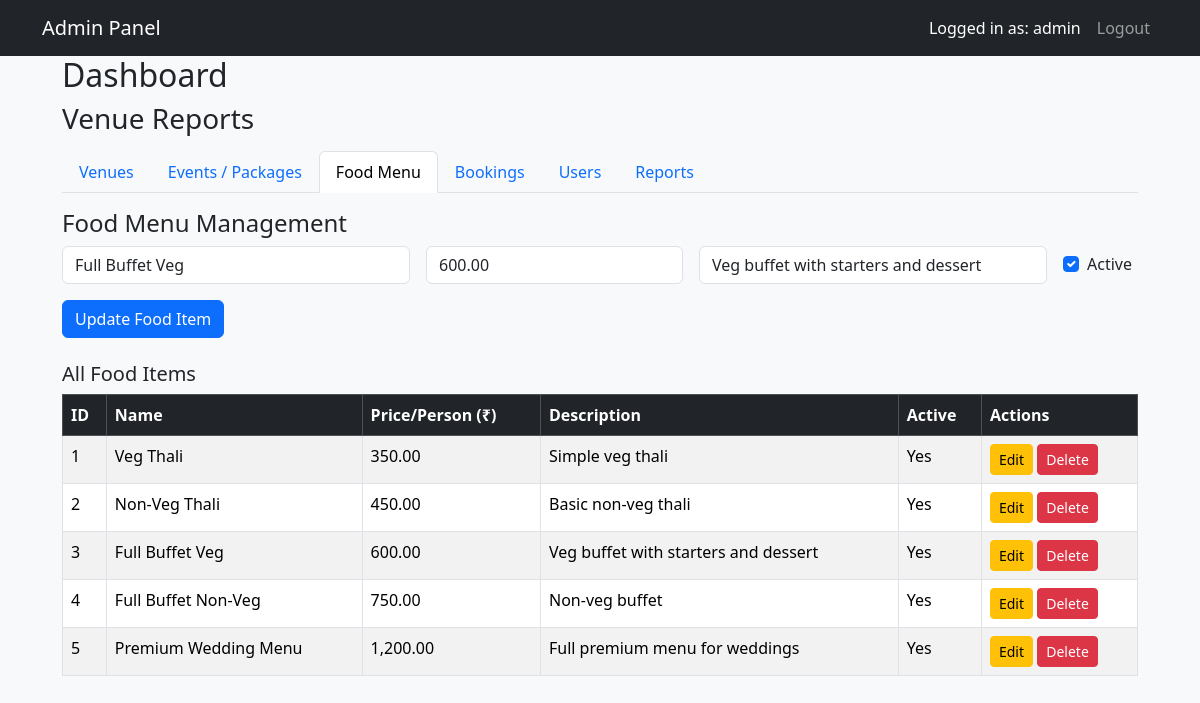
The page /admin_dashboard.php?tab=food&edit_food=3 (signed in) on the database its author committed.
### tables this page shows
CREATE TABLE IF NOT EXISTS food_menu (
    id INT AUTO_INCREMENT PRIMARY KEY,
    name VARCHAR(100) NOT NULL,
    price_per_person DECIMAL(10,2) NOT NULL,
    description TEXT,
    is_active TINYINT(1) DEFAULT 1
);

### admin_dashboard.php (the view, shortened to what this page needs)
<?php
require 'db.php';
$tab = $_GET['tab'] ?? 'venues';
?>
<!DOCTYPE html>
<html lang="en">
<head>
    <link href="https://cdn.jsdelivr.net/npm/bootstrap@5.3.3/dist/css/bootstrap.min.css" rel="stylesheet">
</head>
<body class="bg-light">
<nav class="navbar navbar-expand-lg navbar-dark bg-dark">
  <div class="container">
    <a class="navbar-brand" href="admin_dashboard.php">Admin Panel</a>
    <div class="collapse navbar-collapse">
      <ul class="navbar-nav ms-auto">
        <li class="nav-item text-white nav-link">
            Logged in as: <?php echo htmlspecialchars($_SESSION['admin_username']); ?>
        </li>
        <li class="nav-item">
            <a class="nav-link" href="admin_logout.php">Logout</a>
        </li>
      </ul>
    </div>
  </div>
</nav>
<div class="container" style="max-width:1100px; max-height: 85vh; overflow-y: auto; padding-bottom: 20px">
    <h2>Dashboard</h2>
    <h3>Venue Reports</h3>
    <ul class="nav nav-tabs mb-3">
      <li class="nav-item">
        <a class="nav-link <?php echo $tab === 'venues' ? 'active' : ''; ?>"
           href="admin_dashboard.php?tab=venues">Venues</a>
      </li>
      <li class="nav-item">
        <a class="nav-link <?php echo $tab === 'events' ? 'active' : ''; ?>"
           href="admin_dashboard.php?tab=events">Events / Packages</a>
      </li>
      <li class="nav-item">
        <a class="nav-link <?php echo $tab === 'food' ? 'active' : ''; ?>"
           href="admin_dashboard.php?tab=food">Food Menu</a>
      </li>
      <li class="nav-item">
        <a class="nav-link <?php echo $tab === 'bookings' ? 'active' : ''; ?>"
           href="admin_dashboard.php?tab=bookings">Bookings</a>
      </li>
      <li class="nav-item">
    <a class="nav-link <?php echo $tab === 'users' ? 'active' : ''; ?>"
       href="admin_dashboard.php?tab=users">
        Users
    </a>
</li>
      <li class="nav-item">
        <a class="nav-link <?php echo $tab === 'reports' ? 'active' : ''; ?>"
           href="admin_dashboard.php?tab=reports">Reports</a>
      </li>
    </ul>
    <?php
if ($tab === 'venues'):
    $venue_edit = null;
    if (isset($_GET['delete_venue'])) {
        $vid = (int) $_GET['delete_venue'];
        if ($conn->query("DELETE FROM venues WHERE id=$vid")) {
            echo "<div class='alert alert-success'>Venue deleted successfully.</div>";
        } else {
            echo "<div class='alert alert-danger'>Error deleting venue: " . $conn->error . "</div>";
        }
    }
    if (isset($_GET['edit_venue'])) {
        $vid = (int) $_GET['edit_venue'];
        $res_v = $conn->query("SELECT * FROM venues WHERE id=$vid");
        if ($res_v && $res_v->num_rows == 1) {
            $venue_edit = $res_v->fetch_assoc();
        }
    }
    if (isset($_POST['save_venue'])) {
        $id       = !empty($_POST['id']) ? (int) $_POST['id'] : 0;
        $name     = $conn->real_escape_string($_POST['name']);
        $location = $conn->real_escape_string($_POST['location']);
        $capacity = (int) $_POST['capacity'];
        $price    = (int) $_POST['price'];
        $desc     = $conn->real_escape_string($_POST['description']);
        $contact  = $conn->real_escape_string($_POST['contact']);
        if ($id > 0) {
            $sql = "UPDATE venues
                    SET name='$name', location='$location', capacity=$capacity, price=$price, description='$desc', contact='$contact'
                    WHERE id=$id";
            $msg = "Venue updated successfully.";
        } else {
            $sql = "INSERT INTO venues(name, location, capacity, price, description,contact)
                    VALUES('$name', '$location', $capacity, $price, '$desc', '$contact')";
            $msg = "Venue added successfully.";
        }
        if ($conn->query($sql)) {
            echo "<div class='alert alert-success'>$msg</div>";
            $venue_edit = null;
        } else {
            echo "<div class='alert alert-danger'>Error: " . $conn->error . "</div>";
        }
    }
    ?>
    <h4><?php echo $venue_edit ? 'Edit Venue' : 'Add Venue Branch '; ?></h4>
    <p class="text-muted mb-3">
        Owned by <strong>Red Door Venue Group</strong>
</p>
    <form method="post" action="admin_dashboard.php?tab=venues" class="row g-3 mb-4">
        <input type="hidden" name="id" value="<?php echo $venue_edit['id'] ?? ''; ?>">
        <div class="col-md-4">
            <input type="text" name="name" class="form-control"
                   placeholder="Venue Name"
                   value="<?php echo htmlspecialchars($venue_edit['name'] ?? ''); ?>" required>
        </div>
        <div class="col-md-3">
            <input type="text" name="location" class="form-control"
                   placeholder="Location"
                   value="<?php echo htmlspecialchars($venue_edit['location'] ?? ''); ?>" required>
        </div>
        <div class="col-md-3">
            <input type="text" name="contact" class="form-control"
                   placeholder="Contact Info"
                   maxllenght="10" minlenght="10"
                   pattern="[0-9]{10}"
                   value="<?php echo htmlspecialchars($venue_edit['contact'] ?? ''); ?>" required>
        </div>
        <div class="col-md-2">
            <input type="number" name="capacity" class="form-control"
                   placeholder="Capacity"
                   value="<?php echo htmlspecialchars($venue_edit['capacity'] ?? ''); ?>" required>
        </div>
        <div class="col-md-2">
    <input type="number" name="price" class="form-control"
           placeholder="Price-per guest"
           value="<?php echo htmlspecialchars($venue_edit['price'] ?? ''); ?>" required>
</div>
        <div class="col-md-3">
            <textarea name="description" class="form-control"
                   placeholder="Short Description"
                   rows="4"
                   style="resize: horizontal"><?php echo htmlspecialchars($venue_edit['description'] ?? ''); ?>
</textarea>
        </div>
        <div class="col-12">
            <button type="submit" name="save_venue" class="btn btn-primary">
                <?php echo $venue_edit ? 'Update Venue' : 'Add Venue'; ?>
            </button>
            <?php if ($venue_edit): ?>
                <a href="admin_dashboard.php?tab=venues" class="btn btn-secondary ms-2">Cancel</a>
            <?php endif; ?>
        </div>
    </form>
    <h5>All Venues</h5>
    <?php
    $venue_res = $conn->query("SELECT * FROM venues ORDER BY id ASC");
    if ($venue_res->num_rows > 0): ?>
        <table class="table table-bordered table-striped">
            <thead class="table-dark">
            <tr>
                <th>ID</th>
                <th>Name</th>
                <th>Location</th>
                <th>Capacity</th>
                <th>Price per guest</th>
                <th>Contact-Info</th>
                <th>Description</th>
                <th>Actions</th>
            </tr>
            </thead>
            <tbody>
            <?php while ($v = $venue_res->fetch_assoc()): ?>
                <tr>
                    <td><?php echo $v['id']; ?></td>
                    <td><?php echo htmlspecialchars($v['name']); ?></td>
                    <td><?php echo htmlspecialchars($v['location']); ?></td>
                    <td><?php echo htmlspecialchars($v['capacity']); ?></td>
                    <td><?php echo htmlspecialchars($v['price']); ?></td>
                    <td><?php echo htmlspecialchars($v['contact']); ?></td>
                    <td><?php echo htmlspecialchars($v['description']); ?></td>
                    <td>
                        <a href="admin_dashboard.php?tab=venues&edit_venue=<?php echo $v['id']; ?>"
                           class="btn btn-sm btn-warning">Edit</a>
                        <a href="admin_dashboard.php?tab=venues&delete_venue=<?php echo $v['id']; ?>"
                           onclick="return confirm('Delete this venue?');"
                           class="btn btn-sm btn-danger">Delete</a>
                    </td>
                </tr>
            <?php endwhile; ?>
            </tbody>
        </table>
    <?php else: ?>
        <div class="alert alert-info">No venues added yet.</div>
    <?php endif; ?>
<?php
    elseif ($tab === 'food'):
        $food_edit = null;
        if (isset($_GET['edit_food'])) {
            $fid = (int) $_GET['edit_food'];
            $res_f = $conn->query("SELECT * FROM food_menu WHERE id=$fid");
            if ($res_f && $res_f->num_rows == 1) {
                $food_edit = $res_f->fetch_assoc();
            }
        }
        ?>
        <h4>Food Menu Management</h4>
        <form method="post" action="admin_dashboard.php?tab=food" class="row g-3 mb-4">
            <div class="col-md-4">
                <input type="text" name="name" class="form-control"
                       placeholder="Food Name (e.g. Veg Thali)"
                       value="<?php echo htmlspecialchars($food_edit['name'] ?? ''); ?>" required>
            </div>
            <div class="col-md-3">
                <input type="number" step="0.01" name="price" class="form-control"
                       placeholder="Price per Person"
                       value="<?php echo htmlspecialchars($food_edit['price_per_person'] ?? ''); ?>" required>
            </div>
            <div class="col-md-4">
                <input type="text" name="description" class="form-control"
                       placeholder="Short Description"
                       value="<?php echo htmlspecialchars($food_edit['description'] ?? ''); ?>">
            </div>
            <div class="col-md-1 d-flex align-items-center">
                <div class="form-check">
                    <input class="form-check-input" type="checkbox" name="is_active" id="is_active"
                           <?php echo (!isset($food_edit) || !empty($food_edit['is_active'])) ? 'checked' : ''; ?>>
                    <label class="form-check-label" for="is_active">Active</label>
                </div>
            </div>
            <div class="col-12">
                <button type="submit" name="save_food" class="btn btn-primary">
                    <?php echo isset($food_edit) ? 'Update Food Item' : 'Add Food Item'; ?>
                </button>
            </div>
        </form>
        <h5>All Food Items</h5>
        <?php
        $food_res = $conn->query("SELECT * FROM food_menu ORDER BY id ASC");
        if ($food_res && $food_res->num_rows > 0): ?>
            <table class="table table-bordered table-striped">
                <thead class="table-dark">
                <tr>
                    <th>ID</th>
                    <th>Name</th>
                    <th>Price/Person (₹)</th>
                    <th>Description</th>
                    <th>Active</th>
                    <th>Actions</th>
                </tr>
                </thead>
                <tbody>
                <?php while ($f = $food_res->fetch_assoc()): ?>
                    <tr>
                        <td><?php echo $f['id']; ?></td>
                        <td><?php echo htmlspecialchars($f['name']); ?></td>
                        <td><?php echo number_format($f['price_per_person'], 2); ?></td>
                        <td><?php echo htmlspecialchars($f['description']); ?></td>
                        <td><?php echo $f['is_active'] ? 'Yes' : 'No'; ?></td>
                        <td>
                            <a href="admin_dashboard.php?tab=food&edit_food=<?php echo $f['id']; ?>" class="btn btn-sm btn-warning">Edit</a>
                            <a href="admin_dashboard.php?tab=food&delete_food=<?php echo $f['id']; ?>"
                               onclick="return confirm('Delete this food item?');"
                               class="btn btn-sm btn-danger">Delete</a>
                        </td>
                    </tr>
                <?php endwhile; ?>
                </tbody>
            </table>
        <?php else: ?>
            <div class="alert alert-info">No food items yet.</div>
        <?php endif; ?>
    <?php
elseif ($tab == 'users') :
    include 'users.php';
    endif; ?>
</div>
</body>
</html>

### rows shown on the page
food_menu: name "Full Buffet Veg", price "600.00", description "Veg buffet with starters and dessert", is_active "☑", id "3", price_per_person "600.00", shows "Yes"
food_menu: id "1", name "Veg Thali", price_per_person "350.00", description "Simple veg thali", is_active "Yes"
food_menu: id "2", name "Non-Veg Thali", price_per_person "450.00", description "Basic non-veg thali", is_active "Yes"
food_menu: id "4", name "Full Buffet Non-Veg", price_per_person "750.00", description "Non-veg buffet", is_active "Yes"
food_menu: id "5", name "Premium Wedding Menu", price_per_person "1,200.00", description "Full premium menu for weddings", is_active "Yes"

### other values the page prints
$_SESSION['admin_username'] "admin"
